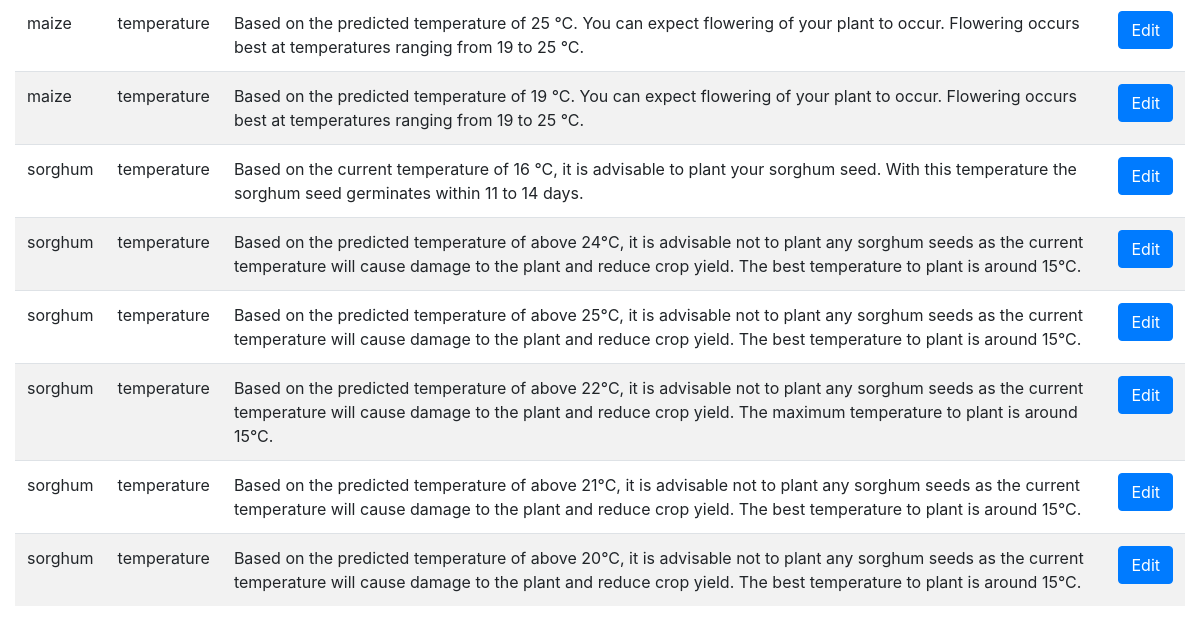
Page /manage_rules (signed in, lower part) on the earlier database version.
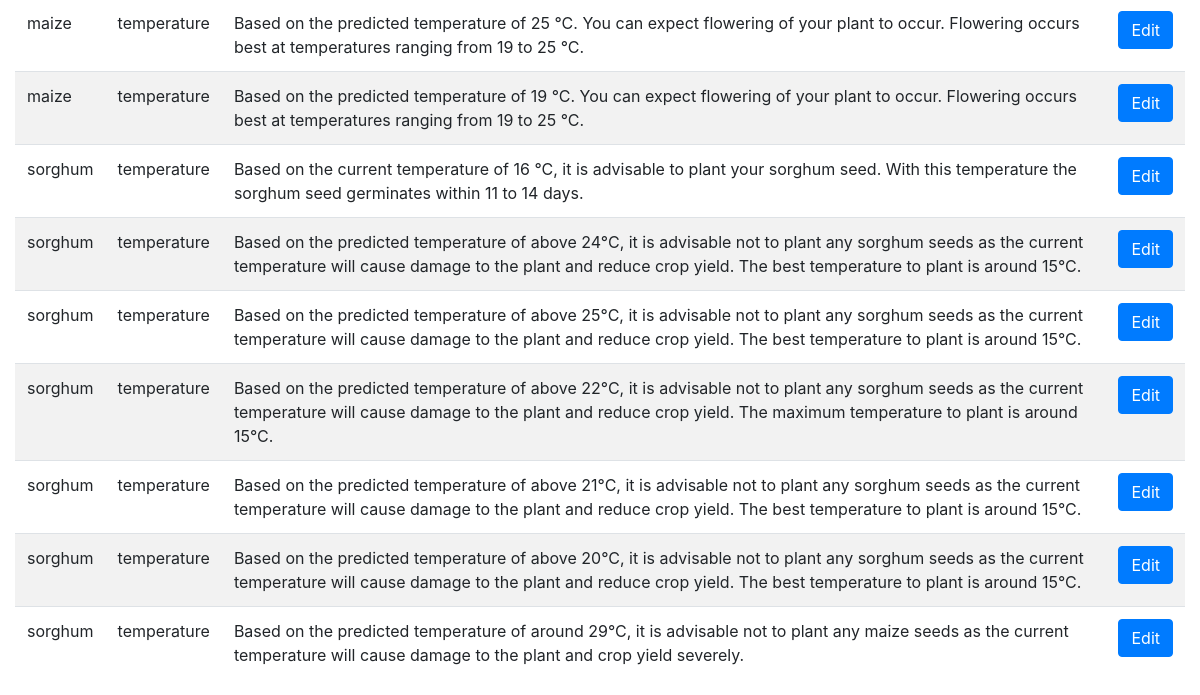
Same page on the later database version.
### app.py (models this page shows)
class Rules(db.Model):
    id =db.Column(db.Integer, primary_key=True)
    crop = db.Column(db.String(50), nullable=False)
    advice = db.Column(db.Text, nullable=False)
    weather = db.Column(db.String(50), nullable=False)
    weather_condition = db.Column(db.String(50), nullable=False)
    value = db.Column(db.Integer, nullable=False)
    create_date = db.Column(db.DateTime, nullable=False)

### app.py (the view)
@app.route('/manage_rules')
@is_logged_in
def manage_rules():
    rules = Rules.query.all()
    if len(rules) > 0:
        return render_template('manage_rules.html', rules=rules)
    else:
        msg = 'No Rules Found'
        return render_template('manage_rules.html', msg=msg)

### app.py (called while the page is built)
def is_logged_in(f):
    @wraps(f)
    def wrap(*args, **kwargs):
        if 'logged_in' in session:
            return f(*args, **kwargs)
        else:
            flash('Unathorized! Please login', 'danger')
            return redirect(url_for('login'))
    return wrap

### templates/manage_rules.html (shortened to what this page needs)
{% extends 'layout.html' %}
{% block body %}
<div class="container-fluid">
   <table class="table table-striped">
    {% for rule in rules %}
    <tr>
      <td> {{rule.crop}} </td>
      <td> {{rule.weather}} </td>
      <td> {{rule.advice}} </td>
      <td><a href="edit_rule/{{rule.id}}" class="btn btn-primary pullright">Edit </td>
    </tr>
    {% endfor %}
   </table>
</div>
{% endblock %}

### templates/layout.html (shortened to what this page needs)
<!DOCTYPE html>
<html>
  <head>
    <link rel="stylesheet" type = "text/css" href="https://stackpath.bootstrapcdn.com/bootstrap/4.1.1/css/bootstrap.min.css">
    <link rel="stylesheet" type = "text/css" href="{{ url_for('static', filename= 'css/style.css') }}">
    <link rel="stylesheet" type = "text/css" href="{{ url_for('static', filename= 'plugins/font-awesome/css/font-awesome.min.css') }}">
    <link rel="stylesheet" type = "text/css" href="{{ url_for('static', filename= 'plugins/font-awesome/css/font-awesome.min.css') }}">
  </head>
  <body class = "bg-white">
    <div class="" >
      {% block body %}
      {% endblock %}
    </div>
  </body>
</html>

Differences in the rows shown:
added Rules: crop "sorghum", weather "temperature", advice "Based on the predicted temperature of around 29°C, it is advisable not to plant any maize seeds as the current temperature will cause damage to the plant and crop yield severely."
